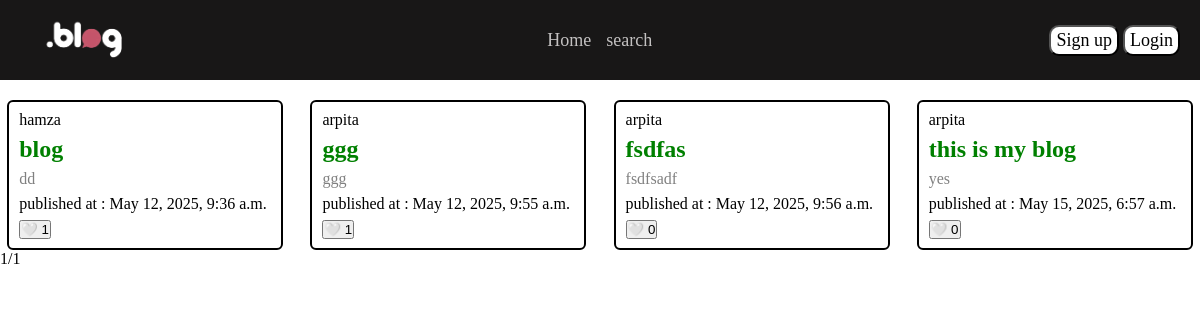
Page /?page=2 on the earlier database version.
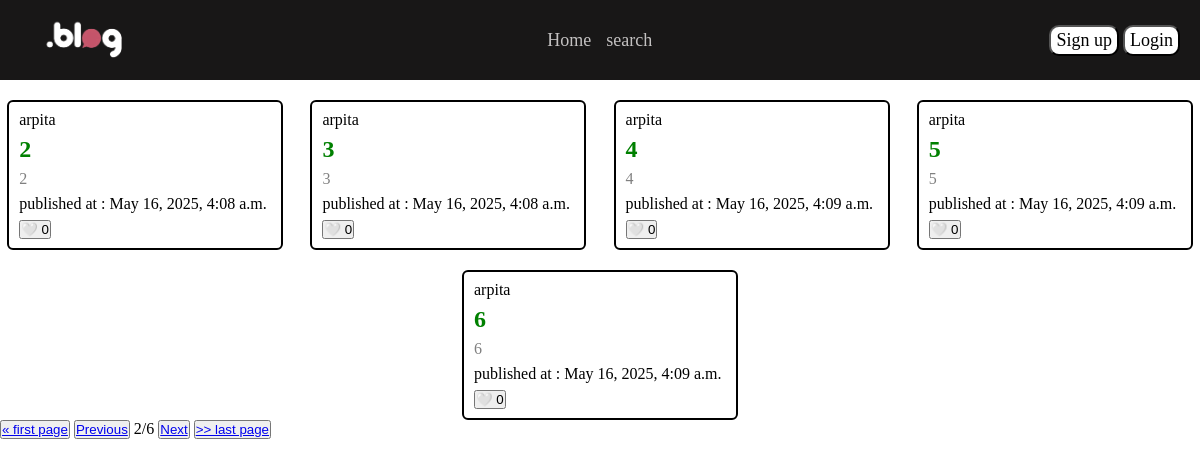
Same page on the later database version.
### basic/models.py (models this page shows, shortened)
class Blog(models.Model):
    title = models.CharField(max_length=100)
    content = models.TextField()
    is_published = models.BooleanField(default=False)
    created_at = models.DateTimeField(auto_now_add=True)
    like = models.IntegerField(default=0)
    user = models.ForeignKey(
        settings.AUTH_USER_MODEL,
        on_delete=models.CASCADE, # agar user delete hua to uske sarey blogs delete ho jayenge.
        default= None,
    )

### user/models.py (models this page shows)
class CustomUser(AbstractUser):
    email = models.EmailField(max_length=255,unique=True)

### basic/views.py (the view)
# urls.py: path('', home_view, name="home_view"),
def home_view(request):
    page_no = request.GET.get("page") or 1
    is_logged_in = check_login_view(request)
    data = Blog.objects.filter(is_published__exact = True).select_related('user')
    paginator = Paginator(data,5)
    page_blogs = paginator.get_page(page_no)
    if is_logged_in:
        profile = UserProfile.objects.get(user = request.user)
        dict = {
        "blogs": page_blogs,
        "is_logged_in" : is_logged_in,
        "liked_list" : json.loads(profile.liked_blog_ids)
    }
    else:
        dict = {
        "blogs": page_blogs,
        "is_logged_in" : is_logged_in
    }
    return render(request, 'basic/blogCard.html', context=dict)

### user/views.py (called while the page is built)
def check_login_view(request):
    if request.user.is_authenticated:
        return True
    else:
        return False

### basic/templates/basic/blogCard.html
{% extends "basic/base.html" %}
{% load static %}
{% block "styleSheet" %}
{{block.super}}
<link rel="stylesheet" href="{% static 'basic/css/blogCard.css' %}">
{% endblock "styleSheet" %}
{% block "mainContent" %}
<div class="blog-card-container">
{% include "basic/components/cards.html" %}
</div>
{% if blogs.has_previous %}
<button><a href="?page=1">&laquo; first page</a></button>
<button><a href="?page={{blogs.previous_page_number}}">Previous</a></button>
{% endif %}
<span>
    {{blogs.number}}/{{blogs.paginator.num_pages}}
</span>
{% if blogs.has_next %}
<button><a href="?page={{blogs.next_page_number}}">Next</a></button>
<button><a href="?page={{blogs.paginator.num_pages}}"> >> last page</a></button>
{% endif %}
{% endblock "mainContent" %}

### basic/templates/basic/components/cards.html (shortened to what this page needs)
{% for item in blogs %}
<div class="blog-card">
    {{item.user.username}}
    <h2 class='cursor-pointer'><a href="{% url 'blog_content_view' item.id 'no' %}">{{item.title}}</a></h2>
    <p>{{item.content|truncatewords:15}}</p>
    <span>published at : {{item.created_at}}</span>
    <form method='POST' action="{% url 'update_like_count_view' item.id %}">
        {% if item.id in liked_list %}
             <button type="submit">❤️ {{item.like}}</button>
        {% else %}
             <button type="submit">🤍 {{item.like}}</button>
        {% endif %}
    </form>
</div>
{% endfor %}

Differences in the rows shown:
no longer on this page (row unchanged): Blog: user.username "hamza", title "blog", content "dd", created_at "May 12, 2025, 9:36 a.m.", like "1"
no longer on this page (row unchanged): Blog: user.username "arpita", title "ggg", content "ggg", created_at "May 12, 2025, 9:55 a.m.", like "1"
no longer on this page (row unchanged): Blog: user.username "arpita", title "fsdfas", content "fsdfsadf", created_at "May 12, 2025, 9:56 a.m.", like "0"
no longer on this page (row unchanged): Blog: user.username "arpita", title "this is my blog", content "yes", created_at "May 15, 2025, 6:57 a.m.", like "0"
added Blog: user.username "arpita", title "2", content "2", created_at "May 16, 2025, 4:08 a.m.", like "0"
added Blog: user.username "arpita", title "3", content "3", created_at "May 16, 2025, 4:08 a.m.", like "0"
added Blog: user.username "arpita", title "4", content "4", created_at "May 16, 2025, 4:09 a.m.", like "0"
added Blog: user.username "arpita", title "5", content "5", created_at "May 16, 2025, 4:09 a.m.", like "0"
added Blog: user.username "arpita", title "6", content "6", created_at "May 16, 2025, 4:09 a.m.", like "0"
Other differences:
{{ blogs.number }}: "1" → "2"
{{ blogs.paginator.num_pages }}: "1" → "6"
text now shown: "« first page Previous Next >> last page"
